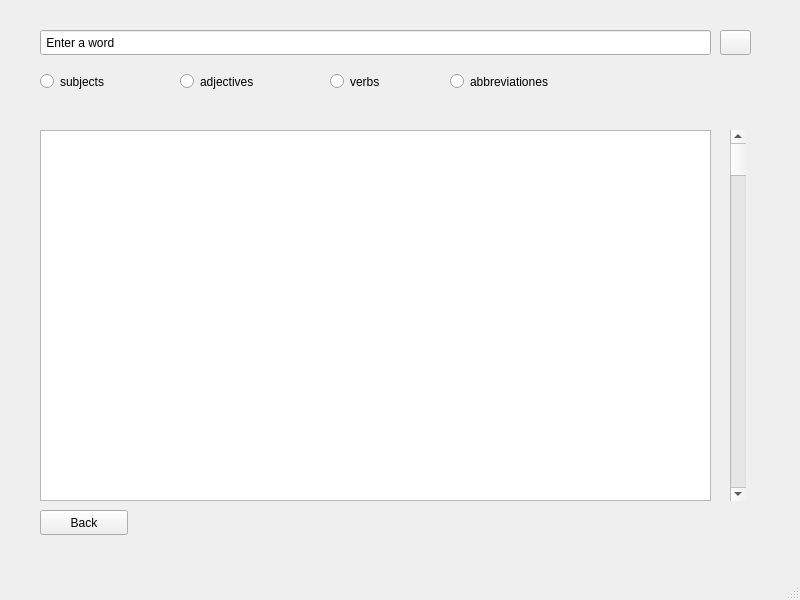
<?xml version="1.0" encoding="UTF-8"?>
<ui version="4.0">
 <class>MainWindow</class>
 <widget class="QMainWindow" name="MainWindow">
  <property name="geometry">
   <rect>
    <x>0</x>
    <y>0</y>
    <width>800</width>
    <height>600</height>
   </rect>
  </property>
  <property name="windowTitle">
   <string>MainWindow</string>
  </property>
  <widget class="QWidget" name="centralwidget">
   <widget class="QPushButton" name="pushButton">
    <property name="geometry">
     <rect>
      <x>720</x>
      <y>30</y>
      <width>31</width>
      <height>25</height>
     </rect>
    </property>
    <property name="text">
     <string/>
    </property>
    <property name="icon">
     <iconset>
      <normaloff>../../Pictures/find.png</normaloff>../../Pictures/find.png</iconset>
    </property>
   </widget>
   <widget class="QLineEdit" name="lineEdit">
    <property name="geometry">
     <rect>
      <x>40</x>
      <y>30</y>
      <width>671</width>
      <height>25</height>
     </rect>
    </property>
    <property name="inputMask">
     <string/>
    </property>
    <property name="text">
     <string> Enter a word</string>
    </property>
   </widget>
   <widget class="QRadioButton" name="subjects_include">
    <property name="geometry">
     <rect>
      <x>40</x>
      <y>70</y>
      <width>111</width>
      <height>23</height>
     </rect>
    </property>
    <property name="text">
     <string>subjects</string>
    </property>
   </widget>
   <widget class="QRadioButton" name="adjectives_include">
    <property name="geometry">
     <rect>
      <x>180</x>
      <y>70</y>
      <width>111</width>
      <height>23</height>
     </rect>
    </property>
    <property name="text">
     <string>adjectives</string>
    </property>
   </widget>
   <widget class="QRadioButton" name="verbs_include">
    <property name="geometry">
     <rect>
      <x>330</x>
      <y>70</y>
      <width>111</width>
      <height>23</height>
     </rect>
    </property>
    <property name="text">
     <string>verbs</string>
    </property>
   </widget>
   <widget class="QRadioButton" name="abbreviationes_include">
    <property name="geometry">
     <rect>
      <x>450</x>
      <y>70</y>
      <width>131</width>
      <height>23</height>
     </rect>
    </property>
    <property name="text">
     <string>abbreviationes</string>
    </property>
   </widget>
   <widget class="QTableWidget" name="tableWidget">
    <property name="geometry">
     <rect>
      <x>40</x>
      <y>130</y>
      <width>671</width>
      <height>371</height>
     </rect>
    </property>
   </widget>
   <widget class="QScrollBar" name="verticalScrollBar">
    <property name="geometry">
     <rect>
      <x>730</x>
      <y>130</y>
      <width>16</width>
      <height>371</height>
     </rect>
    </property>
    <property name="orientation">
     <enum>Qt::Vertical</enum>
    </property>
   </widget>
   <widget class="QPushButton" name="back">
    <property name="geometry">
     <rect>
      <x>40</x>
      <y>510</y>
      <width>88</width>
      <height>25</height>
     </rect>
    </property>
    <property name="text">
     <string>Back</string>
    </property>
   </widget>
  </widget>
  <widget class="QMenuBar" name="menubar">
   <property name="geometry">
    <rect>
     <x>0</x>
     <y>0</y>
     <width>800</width>
     <height>22</height>
    </rect>
   </property>
  </widget>
  <widget class="QStatusBar" name="statusbar"/>
 </widget>
 <resources/>
 <connections/>
</ui>
